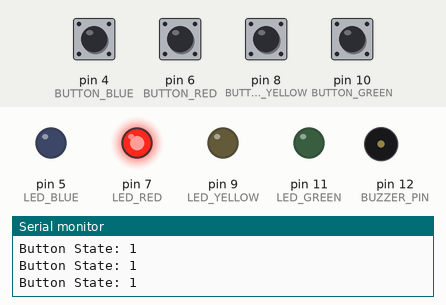
Simulated run of this sketch. Board: Arduino Uno, built with avr-gcc and run on an emulated ATmega328P. Parts: output pins drawn as LEDs (lit = HIGH), buzzer (waves = sounding), the last lines printed to the serial monitor. Dashed ring = blinking. Inputs (shaded band) come from the test bench; at power-on: pin 4 (BUTTON_BLUE), pin 6 (BUTTON_RED), pin 8 (BUTTON_YELLOW), pin 10 (BUTTON_GREEN) HIGH. Random numbers use the default seed unless the sketch sets one.

Above: at 2.6 s.
2.7 s: pin 6 (BUTTON_RED) pulled LOW for 0.75 s
At 4.9 s:
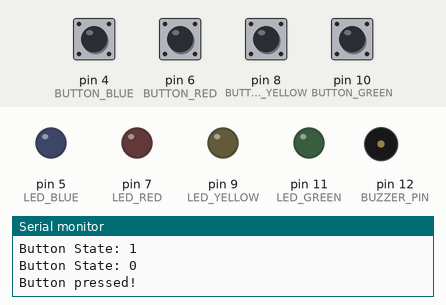
6.0 s: pin 4 (BUTTON_BLUE) pulled LOW for 0.75 s
At 7.1 s:
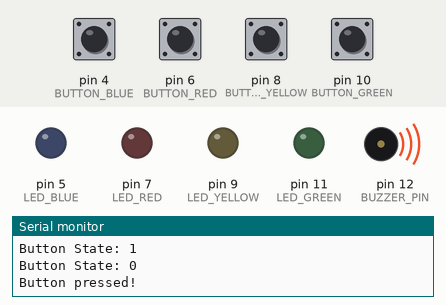
9.3 s: pin 6 (BUTTON_RED) pulled LOW for 1 s
At 9.75 s:
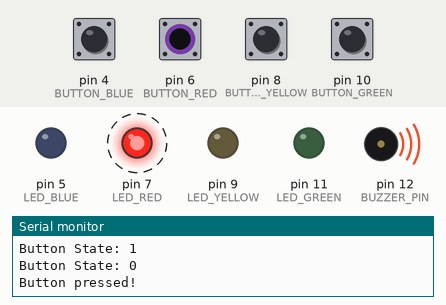
13.1 s: pin 10 (BUTTON_GREEN) pulled LOW for 0.75 s
At 13.25 s:
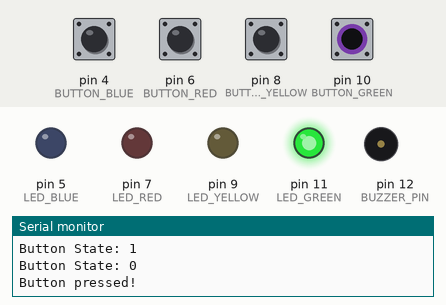
Timing chart, 0 to 17.4 s (numbered marks = the images above; inputs shaded):
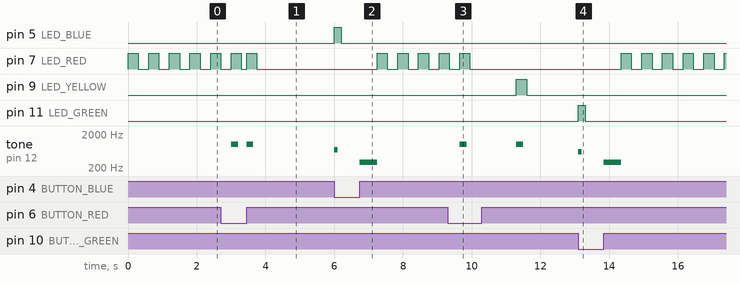

Measured:
- after the input at 2.7 s, tone on pin 12 (BUZZER_PIN): alternates 1000 Hz for 0.20 s and silent for 0.25 s, 4 changes in all, then stays silent, starting after 0.30 s
- after the input at 6.0 s, pin 5 (LED_BLUE): LOW → HIGH at once, → LOW 0.20 s later; pin 7 (LED_RED): alternates HIGH for 0.30 s and LOW for 0.30 s, starting after 1.3 s; tone on pin 12 (BUZZER_PIN): silent → 700 Hz at once, → silent 0.10 s later, → 300 Hz 0.65 s later, → silent 0.50 s later
- after the input at 9.3 s, pin 9 (LED_YELLOW): LOW → HIGH after 2.0 s, → LOW 0.30 s later; tone on pin 12 (BUZZER_PIN): alternates 1000 Hz for 0.20 s and silent for 1.4 s, starting after 0.35 s
- after the input at 13.1 s, pin 7 (LED_RED): alternates HIGH for 0.30 s and LOW for 0.30 s, starting after 1.3 s; pin 11 (LED_GREEN): LOW → HIGH at once, → LOW 0.20 s later; tone on pin 12 (BUZZER_PIN): silent → 600 Hz at once, → silent 0.10 s later, → 300 Hz 0.65 s later, → silent 0.50 s later

The sketch:

AOE_main.ino
```cpp
#include <Arduino.h>

// LED pins
#define LED_RED     7
#define LED_GREEN   11
#define LED_BLUE    5
#define LED_YELLOW  9

// Button pins
#define BUTTON_RED    6
#define BUTTON_GREEN  10
#define BUTTON_BLUE   4
#define BUTTON_YELLOW 8

// Buzzer pin
#define BUZZER_PIN 12

// Game variables
byte pattern[12];  // Stores the sequence (limited to 12 steps)
int currentLevel = 1; // Starts with 1 step, increases each level
bool gameStarted = false;

// ===== Setup =====
void setup() {
  Serial.begin(9600);

  // Initialize buttons (internal pull-up)
  pinMode(BUTTON_RED, INPUT_PULLUP);
  pinMode(BUTTON_GREEN, INPUT_PULLUP);
  pinMode(BUTTON_BLUE, INPUT_PULLUP);
  pinMode(BUTTON_YELLOW, INPUT_PULLUP);

  // Initialize LEDs
  pinMode(LED_RED, OUTPUT);
  pinMode(LED_GREEN, OUTPUT);
  pinMode(LED_BLUE, OUTPUT);
  pinMode(LED_YELLOW, OUTPUT);

  // Initialize buzzer
  pinMode(BUZZER_PIN, OUTPUT);

  // Seed random generator
  randomSeed(analogRead(0));

  // Wait for red button press to start
  waitForStart();
}

// ===== Main Loop =====
void loop() {
  if (gameStarted) {
    // 1. Add a new random step to the pattern
    addToPattern();

    // 2. Play the current pattern
    playPattern();

    // 3. Wait for the player to repeat it
    bool correct = checkPlayerInput();

    // 4. Give feedback & proceed to next level or restart
    if (correct) {
      if (currentLevel < 12) {
        playMelody(); // Correct melody
        currentLevel++; // Increase difficulty
      } else {
        // Player won the game (completed all 12 levels)
        victorySequence();
        resetGame();
      }
    } else {
      playBuzzer(); // Wrong buzzer
      resetGame();
    }

    delay(1000); // Short pause before next level
  }
}

// ===== Game Functions =====

void waitForStart() {
  while (true) {
    digitalWrite(LED_RED, HIGH);
    delay(300);
    digitalWrite(LED_RED, LOW);
    delay(300);

    int buttonState = digitalRead(BUTTON_RED);
    Serial.print("Button State: ");
    Serial.println(buttonState);  // Should be 1 (HIGH) normally, 0 (LOW) when pressed

    if (buttonState == LOW) {
      Serial.println("Button pressed!");
      gameStarted = true;
      digitalWrite(LED_RED, HIGH);
      tone(BUZZER_PIN, 1000, 200);
      delay(300);
      digitalWrite(LED_RED, LOW);
      while (digitalRead(BUTTON_RED) == LOW); // Wait for release
      break;
    }
  }
}

// Add a new random step to the pattern
void addToPattern() {
  byte newStep = random(0, 4); // 0=Red, 1=Green, 2=Blue, 3=Yellow
  pattern[currentLevel - 1] = newStep; // Store in array
}

// Play the current pattern
void playPattern() {
  for (int i = 0; i < currentLevel; i++) {
    byte step = pattern[i];
    // Light up the corresponding LED
    switch (step) {
      case 0: digitalWrite(LED_RED, HIGH); break;
      case 1: digitalWrite(LED_GREEN, HIGH); break;
      case 2: digitalWrite(LED_BLUE, HIGH); break;
      case 3: digitalWrite(LED_YELLOW, HIGH); break;
    }
    tone(BUZZER_PIN, 1000, 200); // Play a tone
    delay(300); // LED stays on for 300ms
    // Turn off all LEDs
    digitalWrite(LED_RED, LOW);
    digitalWrite(LED_GREEN, LOW);
    digitalWrite(LED_BLUE, LOW);
    digitalWrite(LED_YELLOW, LOW);
    delay(200); // Short pause between steps
  }
}

// Check if the player repeats the pattern correctly
bool checkPlayerInput() {
  for (int i = 0; i < currentLevel; i++) {
    byte expectedButton = pattern[i];
    byte pressedButton = waitForButton();

    if (pressedButton != expectedButton) {
      return false; // Wrong button pressed
    }
  }
  return true; // All correct
}

// Wait for any button press (no time limit)
byte waitForButton() {
  while (true) {
    if (digitalRead(BUTTON_RED) == LOW) {
      digitalWrite(LED_RED, HIGH);
      tone(BUZZER_PIN, 500, 100);
      delay(200);
      digitalWrite(LED_RED, LOW);
      while (digitalRead(BUTTON_RED) == LOW); // Wait for release
      return 0; // Red = 0
    }
    if (digitalRead(BUTTON_GREEN) == LOW) {
      digitalWrite(LED_GREEN, HIGH);
      tone(BUZZER_PIN, 600, 100);
      delay(200);
      digitalWrite(LED_GREEN, LOW);
      while (digitalRead(BUTTON_GREEN) == LOW);
      return 1; // Green = 1
    }
    if (digitalRead(BUTTON_BLUE) == LOW) {
      digitalWrite(LED_BLUE, HIGH);
      tone(BUZZER_PIN, 700, 100);
      delay(200);
      digitalWrite(LED_BLUE, LOW);
      while (digitalRead(BUTTON_BLUE) == LOW);
      return 2; // Blue = 2
    }
    if (digitalRead(BUTTON_YELLOW) == LOW) {
      digitalWrite(LED_YELLOW, HIGH);
      tone(BUZZER_PIN, 800, 100);
      delay(200);
      digitalWrite(LED_YELLOW, LOW);
      while (digitalRead(BUTTON_YELLOW) == LOW);
      return 3; // Yellow = 3
    }
  }
}

// Play a happy melody (correct)
void playMelody() {
  tone(BUZZER_PIN, 1318, 200); delay(200); // E6
  tone(BUZZER_PIN, 1567, 200); delay(200); // G6
  tone(BUZZER_PIN, 1760, 400); delay(400); // A6
  noTone(BUZZER_PIN);
}

// Play a buzzer sound (wrong)
void playBuzzer() {
  tone(BUZZER_PIN, 300, 500);
  delay(500);
  noTone(BUZZER_PIN);
}

// Victory sequence when player completes all 12 levels
void victorySequence() {
  for (int i = 0; i < 3; i++) {
    digitalWrite(LED_RED, HIGH);
    digitalWrite(LED_GREEN, HIGH);
    digitalWrite(LED_BLUE, HIGH);
    digitalWrite(LED_YELLOW, HIGH);
    tone(BUZZER_PIN, 2000, 200);
    delay(300);
    digitalWrite(LED_RED, LOW);
    digitalWrite(LED_GREEN, LOW);
    digitalWrite(LED_BLUE, LOW);
    digitalWrite(LED_YELLOW, LOW);
    delay(200);
  }
}

// Reset the game to start over
void resetGame() {
  currentLevel = 1;
  gameStarted = false;
  waitForStart();
}
```
